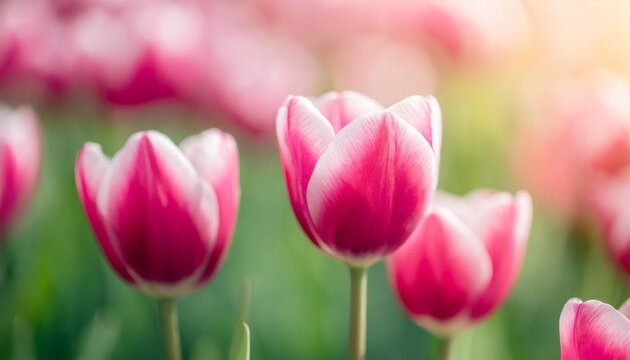
#> input picture 05_Image_Processing_CNN/flower.jpg, 630 x 360 px
$ jupyter execute morphological_operations.ipynb
#> lines starting #> are read from the running program, lines starting #| are printed output that depends on the picture
## Morphological Operations
Morphology is a broad set of image processing operations that process images based on shapes. Morphological operations apply a structuring element to an input image, creating an output image of the same size. In a morphological operation, the value of each pixel in the output image is based on a comparison of the corresponding pixel in the input image with its neighbors.

[cell 1]
import cv2
import numpy as np
import matplotlib.pyplot as plt

[cell 2]
# Read the binary image
img = cv2.imread('flower.jpg', cv2.IMREAD_GRAYSCALE)
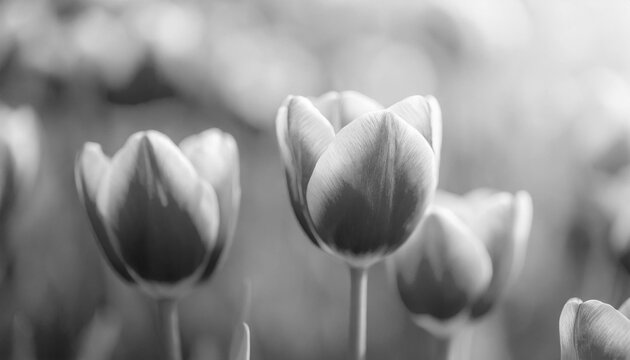
#> img: shape (360, 630); min 22, max 255, mean 145.3

# Define a kernel for morphological operations
kernel = np.ones((5,5), np.uint8)

[cell 3]
# Apply morphological transformations
opening = cv2.morphologyEx(img, cv2.MORPH_OPEN, kernel)
closing = cv2.morphologyEx(img, cv2.MORPH_CLOSE, kernel)
tophat = cv2.morphologyEx(img, cv2.MORPH_TOPHAT, kernel)
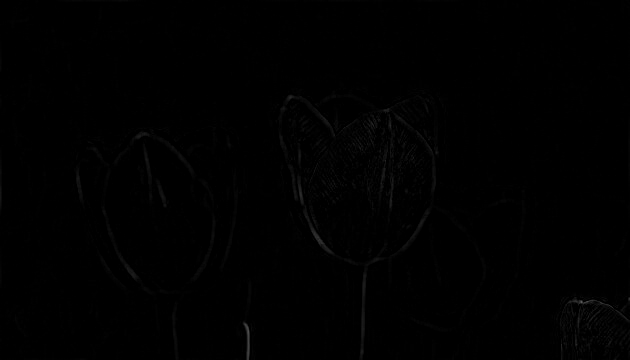
#> tophat: shape (360, 630); min 0, max 90, mean 0.8
blackhat = cv2.morphologyEx(img, cv2.MORPH_BLACKHAT, kernel)

[cell 4]
# Display the results
plt.figure(figsize=(10, 10))

plt.subplot(2, 2, 1)
plt.imshow(opening, cmap='gray')
plt.title('Opening')

plt.subplot(2, 2, 2)
plt.imshow(closing, cmap='gray')
plt.title('Closing')

plt.subplot(2, 2, 3)
plt.imshow(tophat, cmap='gray')
plt.title('Top Hat')

plt.subplot(2, 2, 4)
plt.imshow(blackhat, cmap='gray')
plt.title('Black Hat')

plt.show()
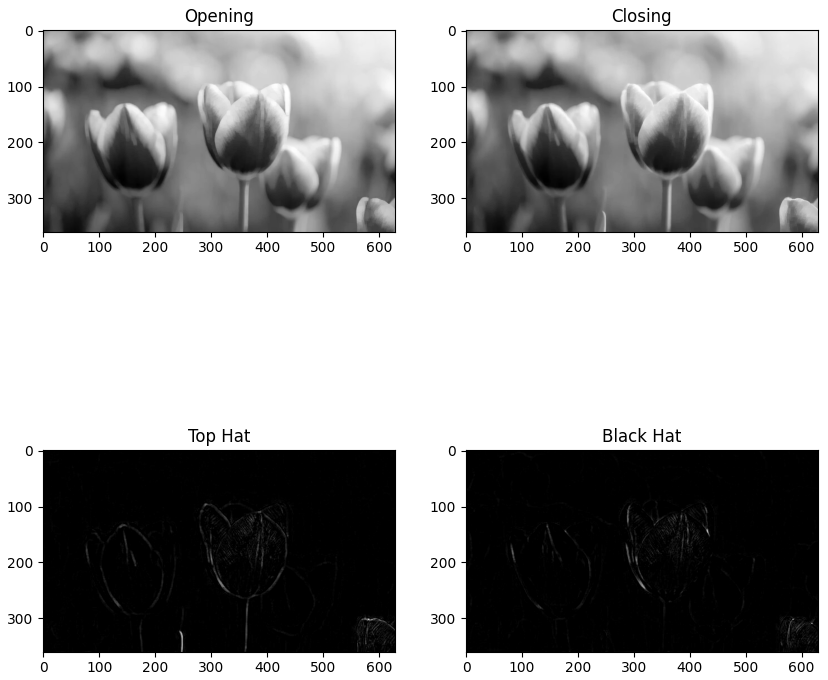
#> figure drawn by matplotlib, 4 panels
